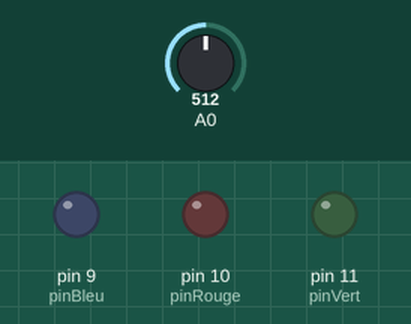
The sketch below on a simulated Arduino Uno, built with avr-gcc and run on an emulated ATmega328P. On the bench: output pins drawn as LEDs (lit = HIGH). The inputs (shaded band) are chosen by the test bench; at power-on: A0 = 512. What the sketch prints to the serial monitor is not drawn.

Above: at 1.2 s.
1.3 s: A0 set to 111
2.8 s: A0 set to 89
At 6.1 s:
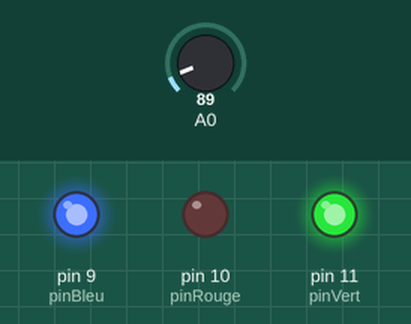
8.8 s: A0 set to 110
At 10.1 s:
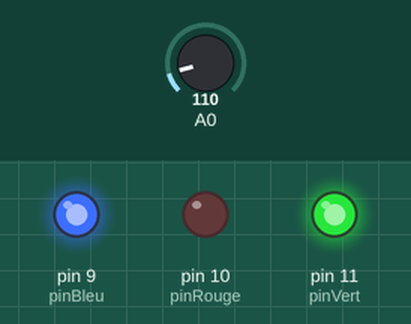
10.4 s: A0 set to 90
At 10.55 s:
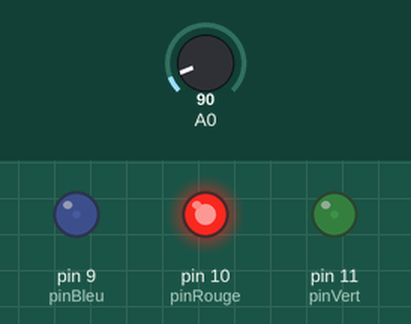
Timing chart, 0 to 14.4 s (numbered marks = the images above; inputs shaded):
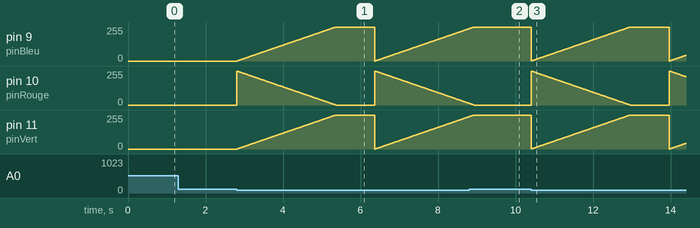

Measured:
- the behaviour switches between 100 and 99 on A0 (found by bisection; images 0 and 1)
- after the input at 1.3 s, every drawn part: stays the same
- after the input at 2.8 s, pin 10 (pinRouge): ramps from 255/255 to 0/255 and jumps back, once every 3.6 s
- after the input at 8.8 s, pin 9 (pinBleu), pin 11 (pinVert): goes on until 8.9 s, then stays 255/255; pin 10 (pinRouge): goes on until 8.9 s, then stays 0/255
- after the input at 10.4 s, pin 9 (pinBleu), pin 11 (pinVert): ramps from 0/255 to 255/255 and jumps back, once every 3.6 s; pin 10 (pinRouge): ramps from 255/255 to 0/255 and jumps back, once every 3.6 s

The sketch:

sketch_dec22a.ino
```cpp
const int pinBleu = 9;
const int pinRouge = 10;
const int pinVert = 11;
int y = 0;
float displayY = 0 ;

void fadeIn();
void fadeOut();

void setup() {
  // Pas besoin de configuration particulière dans le setup
  Serial.begin(9600);
}

void loop() {
  y = analogRead(A0);
  if (y > 1000) {
    // Si y (qui est l'inclinaison du joystick) est supérieur à 1000 on met la valeur displayY à -1
    displayY = -1;
  } else if (y < 100) {
    // Si y (qui est l'inclinaison du joystick) est inférieur à 100 on met la valeur displayY à 1
    displayY = 1;
  } else {
    displayY = 0;
  }
  if (displayY == 1){
  fadeIn();   // Augmenter l'intensité lumineuse
  delay(1000); // Attendre un moment à l'intensité maximale
  }
  else if (displayY == -1){
  fadeOut();  // Diminuer l'intensité lumineuse
  delay(1000); // Attendre un moment à l'intensité minimale
  }
  Serial.println(displayY);
}

void fadeIn() {

  for (int valeur = 0; valeur <= 255; valeur++) {
    analogWrite(pinBleu, valeur);
    analogWrite(pinRouge, 255 - valeur);
    analogWrite(pinVert, valeur);
    delay(10); // ajustez la vitesse du fondu selon vos préférences
  }
}

void fadeOut() {
  for (int valeur = 255; valeur >= 0; valeur--) {
    analogWrite(pinBleu, valeur);
    analogWrite(pinRouge, 255 - valeur);
    analogWrite(pinVert, valeur);
    delay(10); // ajustez la vitesse du fondu selon vos préférences
  }
}
```
